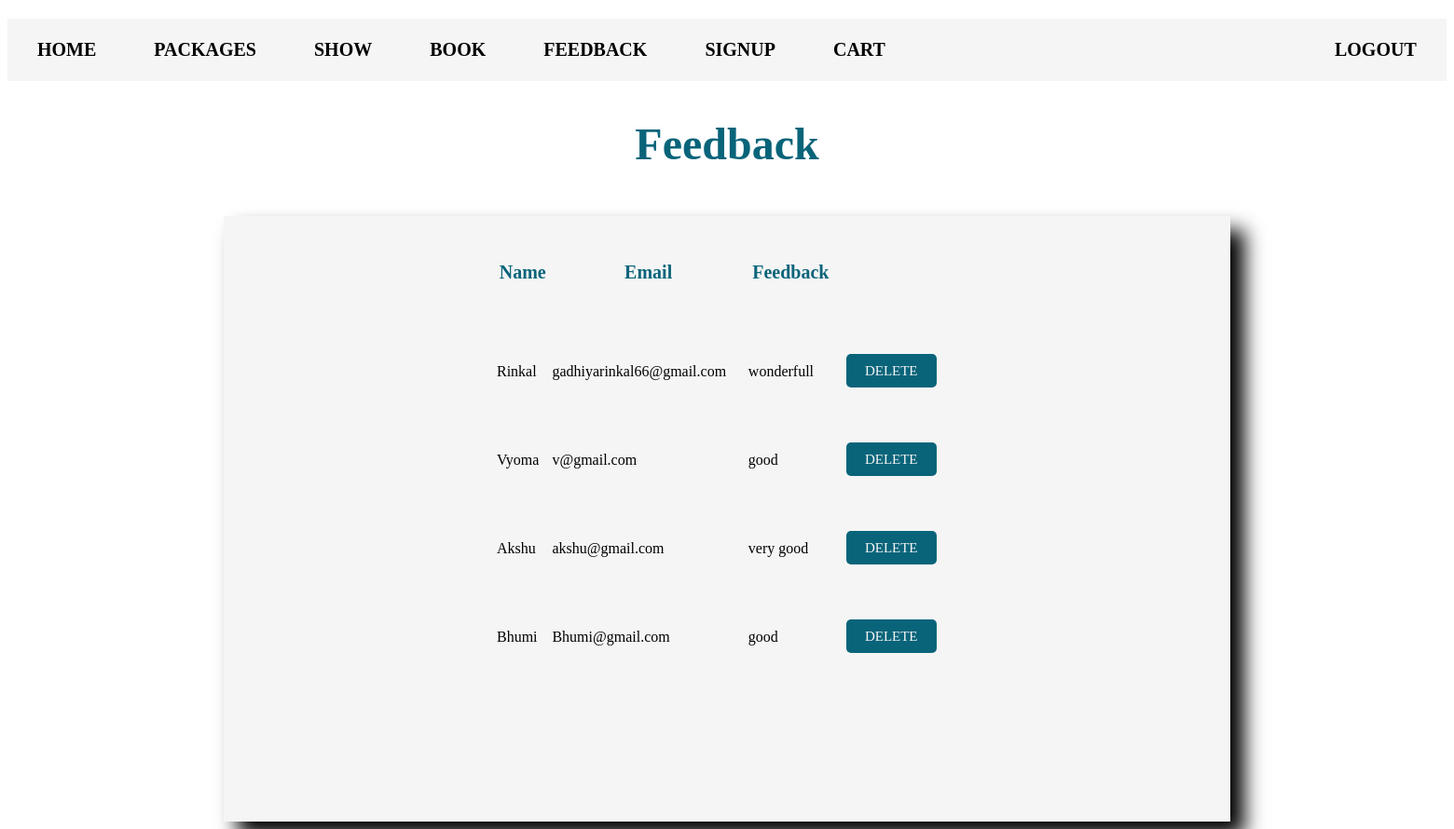
Page /admin/feedback.php (signed in) on the committed database.
### tables this page shows
CREATE TABLE `feedback` (
  `id` int(15) NOT NULL,
  `name` varchar(50) NOT NULL,
  `email` varchar(30) NOT NULL,
  `des` varchar(200) NOT NULL
);

### admin/feedback.php (the view, shortened to what this page needs)
<?php
    include('header.php');
	include('connect.php');
?>
<html>
	<head>
		<link rel="stylesheet" href="style.css">
	</head>
	<h2 align="center">Feedback</h2>
	<div class="container2">
    <table height=500 width=500 align="center">
	<tr class="ahead2">
		<th>Name</th>
		<th>Email</th>
		<th>Feedback</th>
		<th></th>
	</tr>
</html>
<?php
	$q=mysqli_query($cn,"select * from feedback");
	while($r=mysqli_fetch_array($q))
	{
		echo "<tr><td>".$r[1]."</td>
		<td>".$r[2]."</td>
		<td>".$r[3]."</td>
		<td><a href='feedbackdel.php?id=".$r[0]."' class='btn1'>DELETE</a></td>
		</tr>";
	}
?>

### admin/style.css (style rules this page uses)
.container2 { display: flex; height: 650px; width: 1080px; background-color: whitesmoke; margin: auto; margin-top: 50px; box-shadow: 15px 15px 20px black; }
.ahead2 { font-family: Cambria Math; font-size: 20px; font-weight: bold; color:#09647a; }
.btn1 { background-color: #09647a; color: whitesmoke; font-size: 15px; border-radius: 5px; padding: 10px 20px 10px 20px; margin: 10px 10px 10px 10px; cursor: pointer; border: none; text-decoration: none; }
h2 { font-size: 3rem; font-family: Cambria Math; margin: 40px; color: #09647a; }

### rows in the picture
feedback: name "Rinkal", email "gadhiyarinkal66@gmail.com", des "wonderfull"
feedback: name "Vyoma", email "v@gmail.com", des "good"
feedback: name "Akshu", email "akshu@gmail.com", des "very good"
feedback: name "Bhumi", email "Bhumi@gmail.com", des "good"
